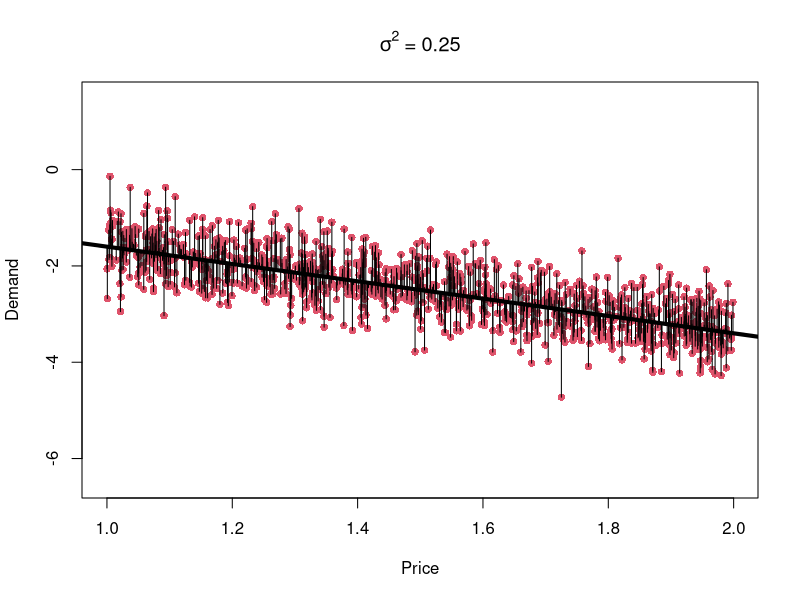
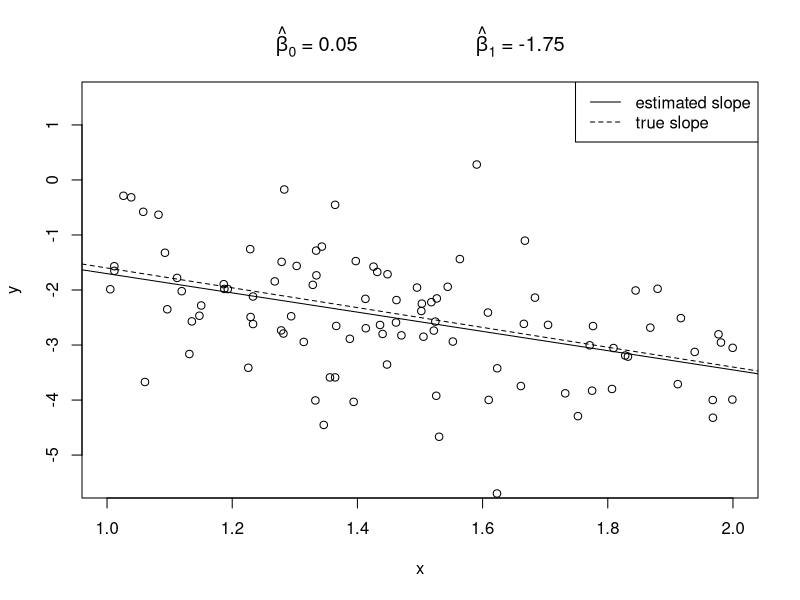
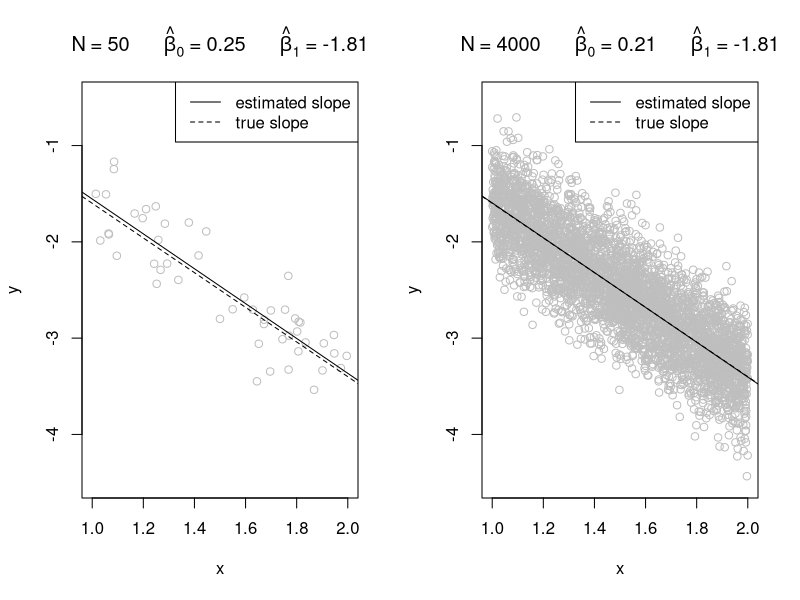
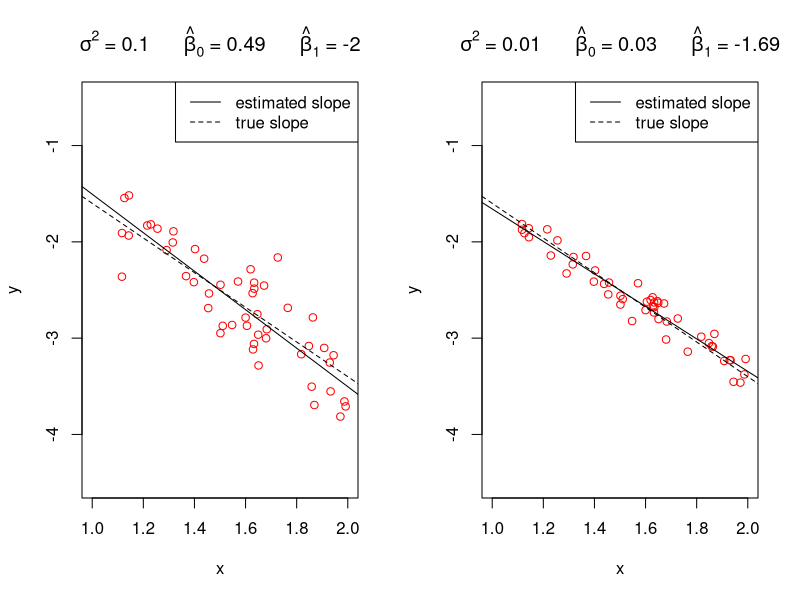
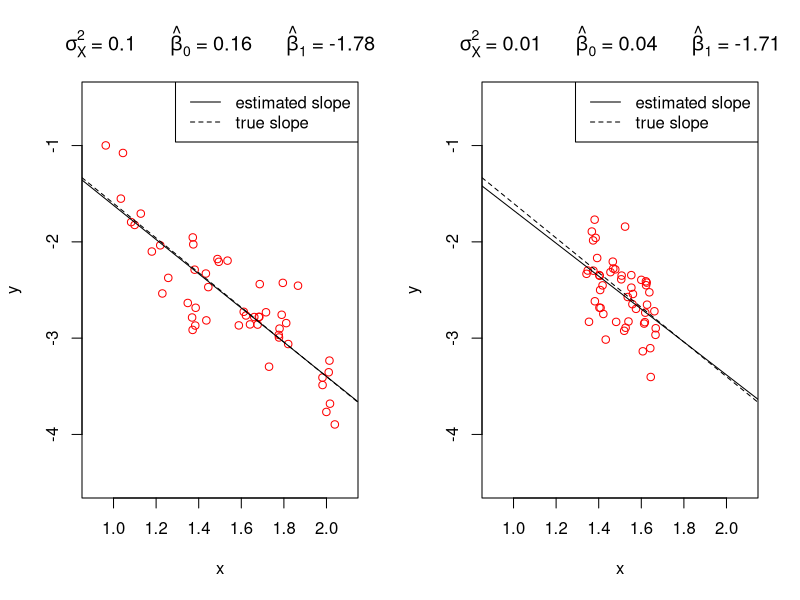
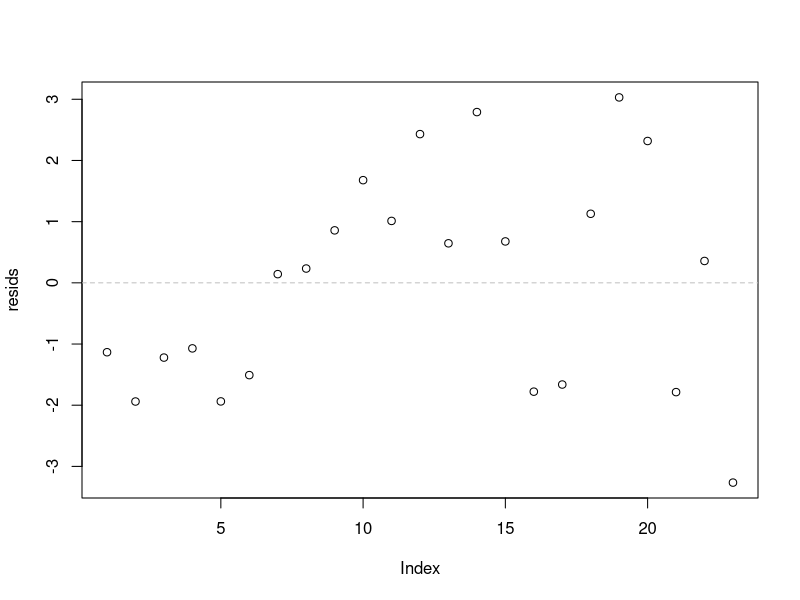
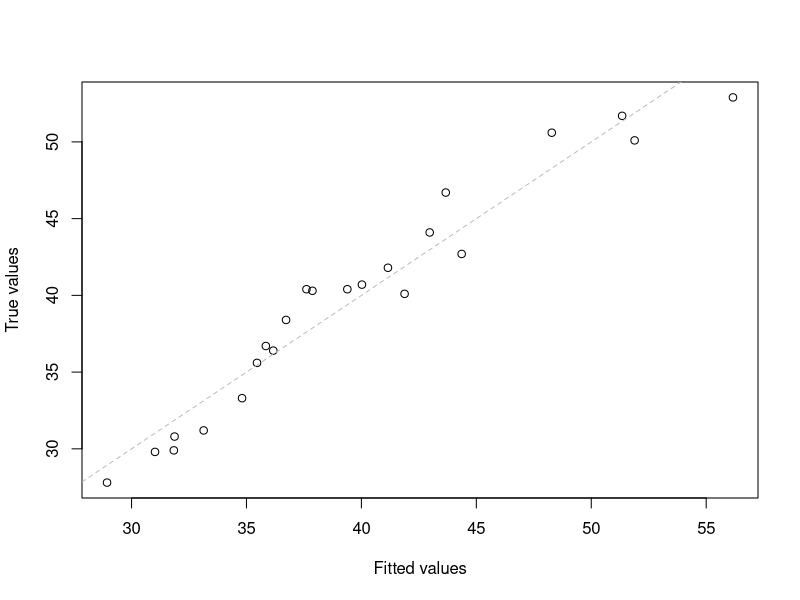
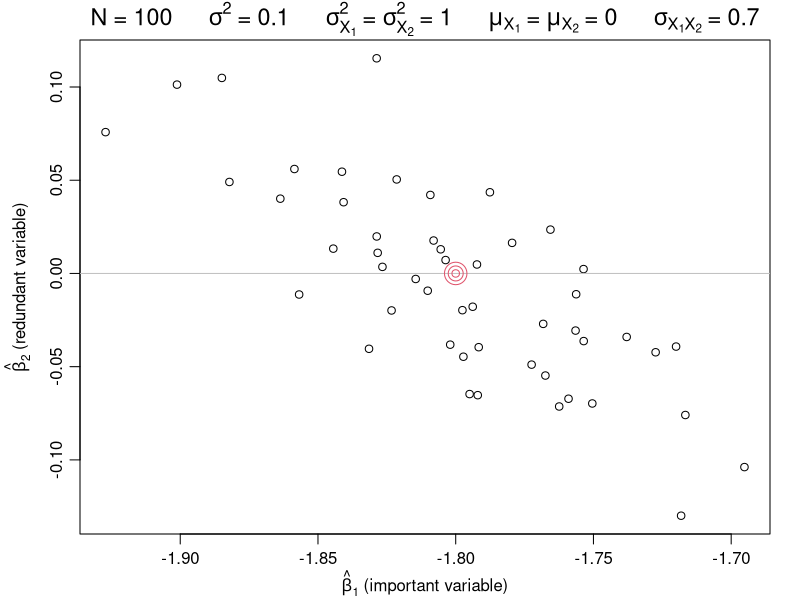

Here is the R script that generated these plots, in order:

# Slide 23 ----------------------------------------------------------------
# Loading and depicting data

# Make sure that the working directory is set to the folder the data is located in
marketing <- read.csv("marketing.csv")

# Look at whole dataset
marketing
View(marketing) #Only works in RStudio

# Only look at first few entries
head(marketing)

# Try the same with the other datasets mentioned on slide 23


# Slide 34 ----------------------------------------------------------------

beta0 <- 0.2
beta1 <- -1.8
N <- 1000
sigma <- .5

# Generate random covariates
x <- runif(N) + 1

# Generate error term from normal distribution
u <- rnorm(N, 0, sigma)

# Implement the linear model
y <- beta0 + beta1 * x + u

# Plot the resulting data
plot(x, y, col = 2, pch = 16, xlab = "Price", ylab = "Demand",
     ylim = c(-6.5, 1.5), main = bquote(sigma^2 ~ "=" ~ .(sigma^2)))

# Add the true regression line
abline(beta0, beta1, lwd = 4)

# Add lines representing residuals
yhat <- beta0 + beta1 * x
for (i in 1:N) {
  lines(c(x[i], x[i]), c(yhat[i], y[i]))
}


# Slide 67 ----------------------------------------------------------------

beta0 <- .2
beta1 <- -1.8
N <- 100
sigma <- 1

# Generate random covariates
x <- runif(N) + 1

# Generate error term from normal distribution
u <- rnorm(N, 0, sigma)

# Implement the linear model
y <- beta0 + beta1*x + u

# Estimate a linear model
mylm <- lm(y ~ x)

# Plot resulting data and add estimated parameters as title
plot(x, y, main = bquote(hat(beta)[0] ~ "=" ~ .(round(mylm$coef[1], 2)) ~
                           "                  " ~ hat(beta)[1] ~ "=" ~ .(round(mylm$coef[2], 2))),
     xlim = c(1,2), ylim = c(-5.5, 1.5), col = "black")

# Add true regression line
abline(beta0, beta1, lty=2)

# Add estimated regression line
abline(mylm)

# Add legend
legend("topright", legend=c("estimated slope","true slope"), lty=c(1,2))


# Slide 70 ----------------------------------------------------------------

#### This code demonstrates the difference the number of observations makes
beta0 <- .2
beta1 <- -1.8
sigma <- sqrt(.1)

# Set two different sample sizes
N <- 50
N2 <- 4000

# This allows two plots to be displayed next to one another
par(mfrow = c(1,2))

x <- runif(N) + 1
u <- rnorm(N, sd = sigma)
y <- beta0 + beta1*x + u

mylm <- lm(y ~ x)

plot(x, y, main = bquote(N ~ "=" ~ .(N) ~ "    " ~ hat(beta)[0] ~ "=" ~ .(round(mylm$coef[1], 2)) ~
                           "    " ~ hat(beta)[1] ~ "=" ~ .(round(mylm$coef[2], 2))),
     xlim = c(1,2), ylim = c(-4.5, -.5), col = "gray")

abline(beta0, beta1, lty=2)
abline(mylm)

legend("topright", legend=c("estimated slope","true slope"), lty=c(1,2))

# Now generate a second, larger data set (with the same underlying true model)
# and estimate the parameters a second time
x2 <- runif(N2) + 1
u2 <- rnorm(N2, sd = sigma)
y2 <- beta0 + beta1*x2 + u2

mylm2 <- lm(y2 ~ x2)

plot(x2, y2, main = bquote(N ~ "=" ~ .(N2) ~ "    " ~ hat(beta)[0] ~ "=" ~ .(round(mylm2$coef[1], 2)) ~
                             "    " ~ hat(beta)[1] ~ "=" ~ .(round(mylm2$coef[2], 2))),
     xlim = c(1,2), ylim = c(-4.5, -.5), col = "gray", xlab = "x", ylab = "y")

abline(beta0, beta1, lty=2)
abline(mylm2)

legend("topright", legend=c("estimated slope","true slope"), lty=c(1,2))


#### This code demonstrates the effect of differing error variances
beta0 <- .2
beta1 <- -1.8
N <- 50

# Set two different error variances
sigma <- sqrt(.1)
sigma2 <- sqrt(.01)

par(mfrow = c(1,2))

x <- runif(N) + 1
u <- rnorm(N, sd = sigma)
y <- beta0 + beta1*x + u

mylm <- lm(y ~ x)

plot(x, y, main = bquote(sigma^2 ~ "=" ~ .(sigma^2) ~ "    " ~ hat(beta)[0] ~ "=" ~ .(round(mylm$coef[1], 2)) ~
                           "    " ~ hat(beta)[1] ~ "=" ~ .(round(mylm$coef[2], 2))),
     xlim = c(1,2), ylim = c(-4.5, -.5), col = "red")

abline(beta0, beta1, lty=2)
abline(mylm)

legend("topright", legend=c("estimated slope","true slope"), lty=c(1,2))

x2 <- x
# Note that now the error term is generated with a different variance (sigma2)
u2 <- rnorm(N, sd = sigma2)
y2 <- beta0 + beta1*x2 + u2

mylm2 <- lm(y2 ~ x2)

plot(x2, y2, main = bquote(sigma^2 ~ "=" ~ .(sigma2^2) ~ "    " ~ hat(beta)[0] ~ "=" ~ .(round(mylm2$coef[1], 2)) ~
                             "    " ~ hat(beta)[1] ~ "=" ~ .(round(mylm2$coef[2], 2))),
     xlim = c(1,2), ylim = c(-4.5, -.5), col = "red", xlab = "x", ylab = "y")

abline(beta0, beta1, lty=2)
abline(mylm2)

legend("topright", legend=c("estimated slope","true slope"), lty=c(1,2))


#### This code demonstrates the effect of larger variability of x
beta0 <- .2
beta1 <- -1.8
N <- 50
sigma <- sqrt(.1)

# Set two different variances for x
sigmax1 <- sqrt(.1)
sigmax2 <- sqrt(.01)

# Variance of uniform distribution is range^2/12
range1 <- sqrt(12 * sigmax1^2)
range2 <- sqrt(12 * sigmax2^2)

par(mfrow = c(1,2))

# Note that now x comes from a uniform distribution with differing range
x <- runif(N, 1.5 - range1/2, 1.5 + range1/2)
u <- rnorm(N, sd = sigma)
y <- beta0 + beta1*x + u

mylm <- lm(y ~ x)

plot(x, y, main = bquote(sigma[X]^2 ~ "=" ~ .(sigmax1^2) ~ "    " ~ hat(beta)[0] ~ "=" ~ .(round(mylm$coef[1], 2)) ~
                           "    " ~ hat(beta)[1] ~ "=" ~ .(round(mylm$coef[2], 2))),
     xlim = c(.9,2.1), ylim = c(-4.5, -.5), col = "red")

abline(beta0, beta1, lty=2)
abline(mylm)

legend("topright", legend=c("estimated slope","true slope"), lty=c(1,2))

# Note that now x comes from a uniform distribution with differing range
x2 <- runif(N, 1.5 - range2/2, 1.5 + range2/2)
u2 <- rnorm(N, sd = sigma)
y2 <- beta0 + beta1*x2 + u2

mylm2 <- lm(y2 ~ x2)

plot(x2, y2, main = bquote(sigma[X]^2 ~ "=" ~ .(sigmax2^2) ~ "    " ~ hat(beta)[0] ~ "=" ~ .(round(mylm2$coef[1], 2)) ~
                             "    " ~ hat(beta)[1] ~ "=" ~ .(round(mylm2$coef[2], 2))),
     xlim = c(.9,2.1), ylim = c(-4.5, -.5), col = "red", xlab = "x", ylab = "y")

abline(beta0, beta1, lty=2)
abline(mylm2)

legend("topright", legend=c("estimated slope","true slope"), lty=c(1,2))


# Slide 95 ----------------------------------------------------------------

# This is an example of how to load a data set and estimate a linear model
chicken <- read.csv("chicken.csv")

# Estimate the multiple linear regression model
# More covariates are added by combining them with a '+' sign
chick_lm <- lm(consum ~ income + pchick + pbeef + ppork, data = chicken)

# Simply printing chick_lm gives you a brief overview of the estimated parameters
chick_lm

# More information can be gained by using the summary() function
summary(chick_lm)

# If one wants to estimate a multiple log-linear model, the covariates and the response can
# be wrapped in the log() function
chick_log <- lm(log(consum) ~ log(income) + log(pchick) + log(pbeef) + log(ppork), data = chicken)
summary(chick_log)



# Slide 107 ---------------------------------------------------------------

yieldus <- read.csv("yieldus.csv")

# To bring notation in line with slides, create y, x1, x2 and x3
y <- yieldus$Y3
x1 <- yieldus$Y1
x2 <- yieldus$Y60
x3 <- x2 - x1

# Estimate model without spread
yield_lm1 <- lm(y ~ x1 + x2)
summary(yield_lm1)
# All parameters estimated without hiccups!

# Now we add the spread
yield_lm2 <- lm(y ~ x1 + x2 + x3)
summary(yield_lm2)
# The parameter for x3 could not be estimated, due to perfect multicollinearity
# Check what happens if you change the order of the covariates in R (e.g. lm(y ~ x3 + x2 + x1))
lm(y ~ x3 + x2 + x1)

# Slide 128 ---------------------------------------------------------------

# This is the same data set and model as in the code for slide 95
chicken <- read.csv("chicken.csv")
chick_lm <- lm(consum ~ income + pchick + pbeef + ppork, data = chicken)

# Residuals are obtained with the residuals() function
resids <- residuals(chick_lm)

# These can then be easily plotted with plot()
dev.off() # This command clears any previous plots
plot(resids)
# Add a horizontal line at zero as a visual guide
abline(h = 0, lty = 2, col = "grey")

# To get the fitted values from R, there are two functions, fitted() and predict()
# predict() can additionally generate predicted from new data for covariates
fit <- predict(chick_lm)
fit2 <- fitted(chick_lm)

# Both produce the same results
all.equal(fit, fit2)

# However, predict can do more. Here is an example:
newdata <- data.frame(income = 1200, pbeef = 80, pchick = 50, ppork = 55)
predict(chick_lm, newdata = newdata)


# Plot the fitted values against the true values
plot(x = fit, y = chicken$consum, xlab = "Fitted values", ylab = "True values")
# Add f(x) = x function, as a visual guide for how accurate our model is
abline(b = 1, a = 0, lty = 2, col = "grey")
# How could you find the residuals from this plot?


yresid <- chicken$consum - fit
N <- length(yresid)
for (i in 1:N) {
  lines(c(fit[i], fit[i]), c(yresid[i], yresid[i]))
}
# Slide 134 ---------------------------------------------------------------

# Use same model as slide 128 (above)
# summary() gives you the parameter estimates and the standard errors
summary(chick_lm)

# An alternative way to obtain the standard errors via the vcov() function
# vcov() extracts the variance-covariance matrix of the OLS estimators
var_cov <- vcov(chick_lm)
var_cov

# The square root of the diagonal elements of the variance-covariance matrix are the standard errors
# Note: diag() extracts the elements on the diagonal of a matrix
sqrt(diag(var_cov))


# Slide 144/145 -----------------------------------------------------------

# This code generates the plots as seen on slides 144/145
set.seed(1)

reps <- 50
n <- 100
sigma <- sqrt(.1)
sigmax <- sqrt(1)
xbar <- 0
b0 <- .2
b1 <- -1.8
b2 <- 0
rho <- .7  # correlation of predictors

xrange <- sqrt(12*sigmax^2)
x1 <- runif(n, -xrange/2, xrange/2) + xbar
tmp1 <- runif(n, -xrange/2, xrange/2) + xbar
tmp2 <- rbinom(n, 1, rho)
x2 <- x1*tmp2 + tmp1*(1-tmp2)

res <- vector("list", 2)
res[[1]] <- matrix(NA_real_, nrow = reps, ncol = 2)
res[[2]] <- matrix(NA_real_, nrow = reps, ncol = 3)

for (i in 1:reps) {
  y <- b0 + b1*x1 + b2*x2 + rnorm(n, 0, sigma)
  mylm2 <- lm(y ~ x1)
  res[[1]][i,] <- coef(mylm2)
  mylm3 <- lm(y ~ x1 + x2)
  res[[2]][i,] <- coef(mylm3)
}

par(mar = c(3.3,4,2,1.5), mgp = c(2.3,.7,0))

plot(res[[2]][,2], res[[2]][,3], xlab = bquote(paste(hat(beta)[1], " (important variable)")), ylab = bquote(paste(hat(beta)[2], " (redundant variable)")))
mtext(bquote(N ~ "=" ~ .(n) ~ "    " ~ sigma^2 ~ "=" ~
               .(sigma^2) ~ "    " ~ sigma[X[1]]^2 ~ "=" ~ sigma[X[2]]^2 ~ "=" ~
               .(sigmax^2) ~ "    " ~ mu[X[1]] ~ "=" ~ mu[X[2]] ~ "=" ~
               .(xbar) ~  "    " ~ sigma[X[1]*X[2]] ~ "=" ~
               .(rho)),
      cex=1.4)
abline(h = b2, col = "gray")
for (j in 1:3) points(b1, b2, cex = j, col = 2)

ylims <- range(res[[1]][,2], res[[2]][,2])

par(mfrow = c(1,2), mar = c(3.3,4,2,1.5), mgp = c(2.3,.7,0))

mains <- c("One predictor", "Two predictors")
for (i in 1:2) {
  plot(res[[i]][,1], res[[i]][,2], xlab = bquote(paste(hat(beta)[0], "")),
       ylab = bquote(paste(hat(beta)[1], "")), ylim = ylims,
       main = mains[i])
  abline(h = b2, col = "gray")
  for (j in 1:3) points(b0, b1, cex = j, col = 2)
}


#### FROM HERE ON OUT IS NEW CODE
# Slide 165 ---------------------------------------------------------------

# This is the same data set and model as in the code for slide 95
chicken <- read.csv("chicken.csv")
chick_lm <- lm(consum ~ income + pchick + pbeef + ppork, data = chicken)

# summary() function automatically outputs t statistic and p-value
sum <- summary(chick_lm)

# They can be extracted with the following code
t_vals <- summary(chick_lm)[["coefficients"]][, "t value"]
p_vals <- summary(chick_lm)[["coefficients"]][, "Pr(>|t|)"]
t_vals
p_vals


# Slide 215 ---------------------------------------------------------------

# This is the same data set and model as in the code for slide 95
chicken <- read.csv("chicken.csv")
chick_lm <- lm(consum ~ income + pchick + pbeef + ppork, data = chicken)

# Residuals are obtained throught the residuals() function
resids <- residuals(chick_lm)
resids

# They can also be calculated manually
# model.matrix extracts design matrix
x <- model.matrix(chick_lm)
x

# Calculte y - x'beta
resids_man <- chicken$consum - x %*% chick_lm$coefficients

all.equal(resids, c(resids_man), check.attributes = FALSE)


# Slide 229 ---------------------------------------------------------------


profit <- read.csv("profit.csv")
profit_lm <- lm(GEW94 ~ GEW93, profit)

par(mfrow = c(1, 2))
# Plot GEW94 and 93 against each other
plot(profit$GEW93, profit$GEW94, ylab = "GEW94", xlab = "GEW93")
# Add regression line
abline(profit_lm, lty=2)
legend("topleft", legend=c("regression line"), lty=2)

# Plot residuals against explanatory variable
plot(residuals(profit_lm), profit$GEW94, ylab = "Residuals", xlab = "GEW93")
abline(0,0, lty=2)





# Slide 228 ---------------------------------------------------------------

# Start with basic model
profit <- read.csv("profit.csv")
profit_lm <- lm(GEW94 ~ GEW93, profit)

# summary() also reports R^2 (under "Multiple R-squared")
summary(profit_lm)

# Can also be calculated manually
SSR <- sum(residuals(profit_lm)^2)
TSS <- sum((profit$GEW94 - mean(profit$GEW94))^2)

1 - SSR/TSS

# R^2 always goes down, when we add another predictor
profit_lm2 <- lm(GEW94 ~ GEW93 + UM94, profit)
summary(profit_lm2)

# Even if that predictor is not significant
profit_lm3 <- lm(GEW94 ~ GEW93 + UM94 + MA94, profit)
summary(profit_lm3)


# Slide 233 ---------------------------------------------------------------

# We consider the log linear model.
chick_lm1 <- lm(log(consum) ~ log(pchick), chicken)
chick_lm2 <- lm(log(consum) ~ log(income), chicken)
chick_lm3 <- lm(log(consum) ~ log(income) + log(pchick), chicken)
chick_lm4 <- lm(log(consum) ~ log(income) + log(pchick) + log(ppork), chicken)
chick_lm5 <- lm(log(consum) ~ log(income) + log(pchick) + log(ppork) + log(pbeef), chicken)



Rs <- c(
  summary(chick_lm1)$r.squared,
  summary(chick_lm2)$r.squared,
  summary(chick_lm3)$r.squared,
  summary(chick_lm4)$r.squared,
  summary(chick_lm5)$r.squared
)

SSRs <- c(
  sum(residuals(chick_lm1)^2),
  sum(residuals(chick_lm2)^2),
  sum(residuals(chick_lm3)^2),
  sum(residuals(chick_lm4)^2),
  sum(residuals(chick_lm5)^2)
)

cbind(SSRs, Rs)



# Slide 239 ---------------------------------------------------------------

AICs <- c(
  AIC(chick_lm1),
  AIC(chick_lm2),
  AIC(chick_lm3),
  AIC(chick_lm4),
  AIC(chick_lm5)
)

BICs <- c(
  BIC(chick_lm1),
  BIC(chick_lm2),
  BIC(chick_lm3),
  BIC(chick_lm4),
  BIC(chick_lm5)
)

cbind(SSRs, Rs, AICs, BICs)

# Slide 241 -----------------------------------------------------------

# Now we estimate another linear model

chick_lm6 <- lm(consum ~ income + pchick, chicken)
cbind(sum(residuals(chick_lm6)^2), summary(chick_lm6)$r.squared, AIC(chick_lm6), BIC(chick_lm6))

# Transform AIC and BIC from log-linear scale to linear scale
AIC(chick_lm3) + 2*sum(log(chicken$consum))
BIC(chick_lm3) + 2*sum(log(chicken$consum))

# Slide 262/263 -----------------------------------------------------------

chick_lm <- lm(consum ~ pchick + income * ppork, chicken)
coefs <- chick_lm$coefficients

coefs["ppork"] + mean(chicken$income) * coefs["income:ppork"]

# I() tells the lm command to perform this calculation before estimation
# This is equivalent to the following:
chick_lm2 <- lm(consum ~ pchick + ppork + income + I(income - mean(income)) : I(ppork - mean(ppork)), chicken)
chick_lm2$coefficients["ppork"]


# Slide 269 ---------------------------------------------------------------

marketing <- read.csv("marketing.csv")
marketing_lm <- lm(rating ~ kr*price, marketing)

summary(marketing_lm)
marketing_lm$coefficients["price"] + marketing_lm$coefficients["kr:price"]
